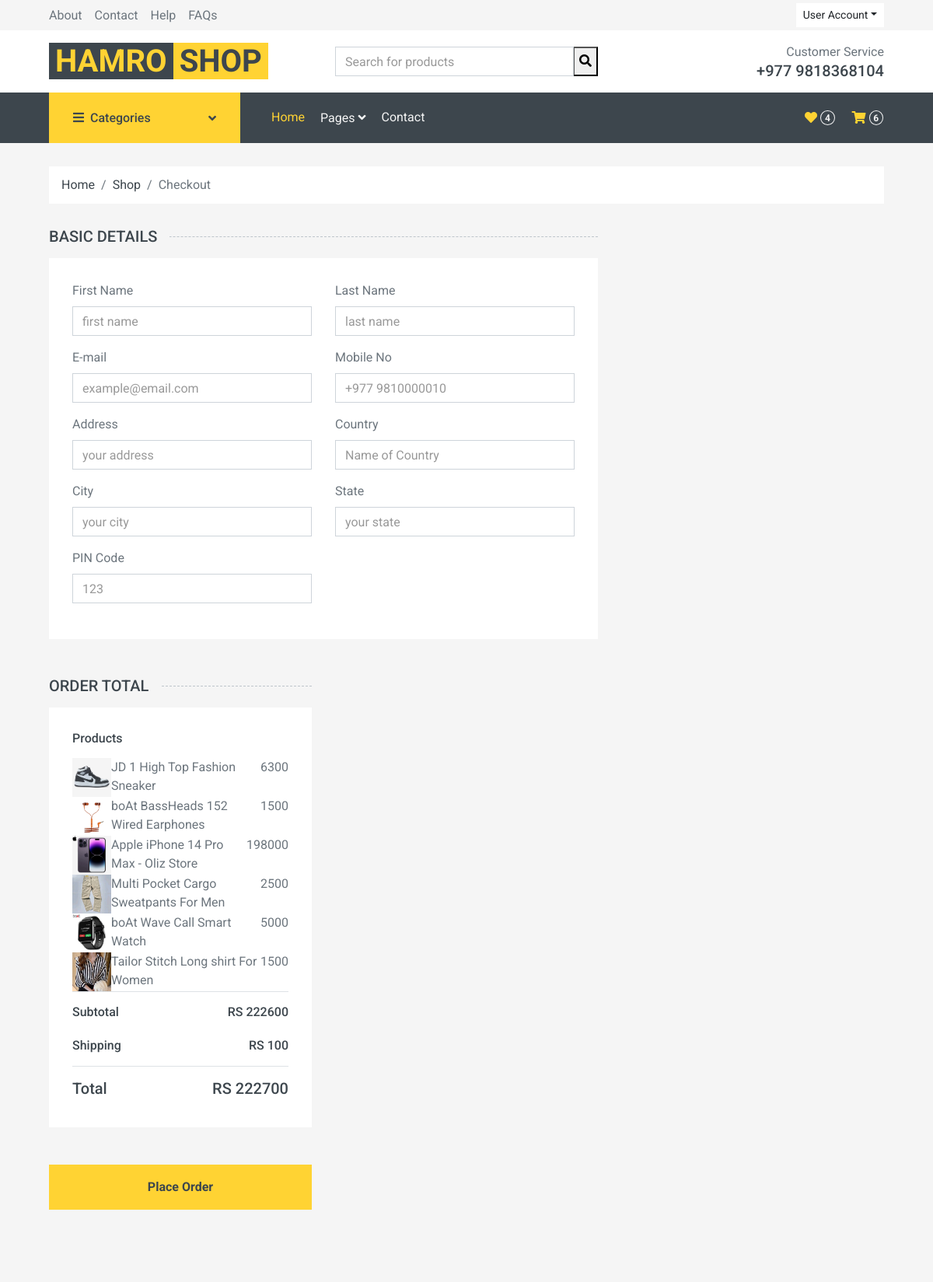
The app's page /checkout (upper part), older data.
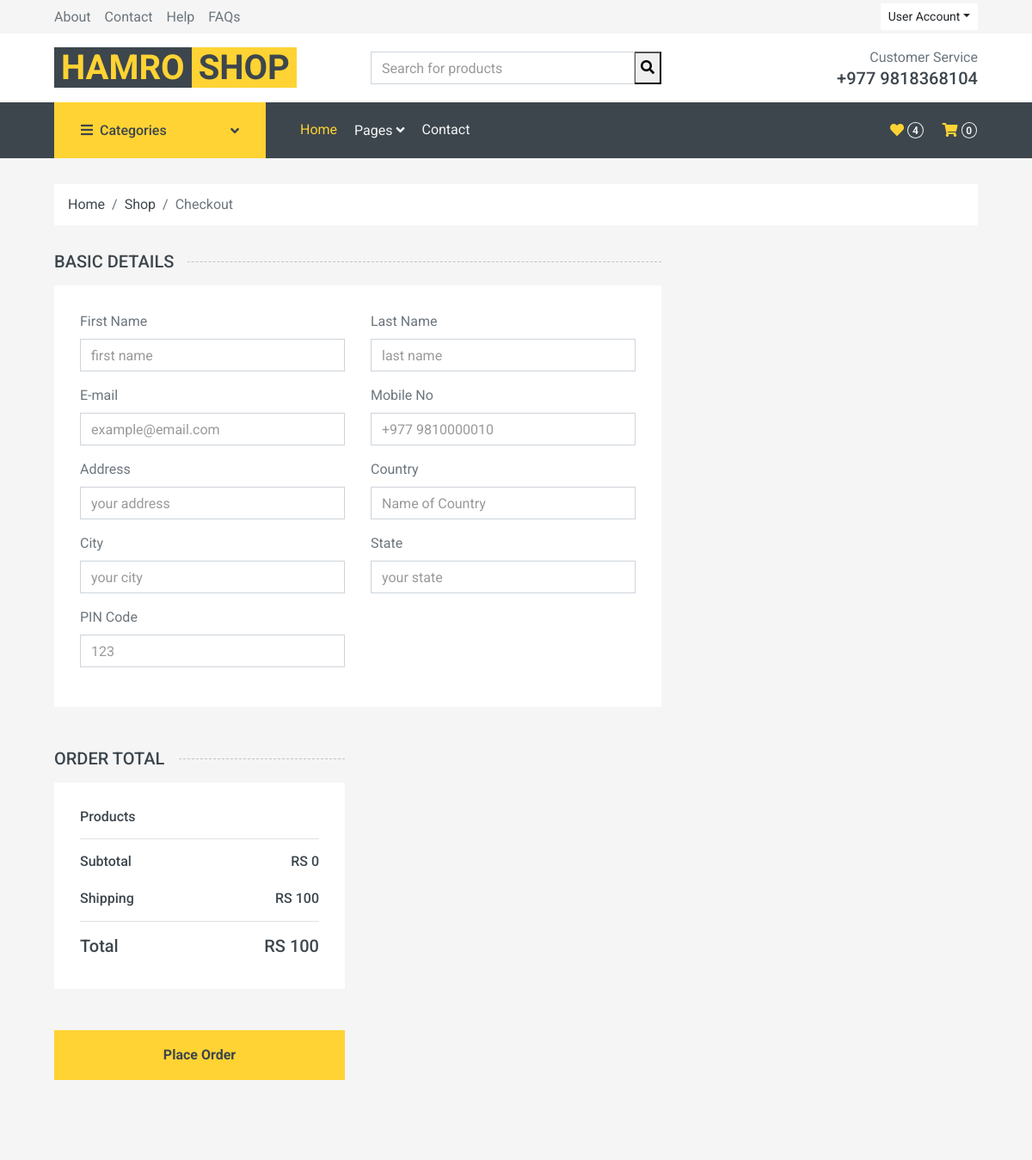
The same page, newer data.
### home/models.py (models this page shows, shortened)
class Cart(models.Model):
    username = models.CharField(max_length=200)
    quantity = models.IntegerField()
    total = models.IntegerField()
    date = models.DateTimeField(auto_now_add=True)
    checkout = models.BooleanField(default=False)
    items = models.ForeignKey(Product, on_delete=models.CASCADE)
    slug = models.CharField(max_length=100)

class Product(models.Model):
    name = models.CharField(max_length=200)
    price = models.IntegerField()
    discounted_price = models.IntegerField()
    image = models.ImageField()
    category = models.ForeignKey(Category, on_delete=models.CASCADE)
    subcategory = models.ForeignKey(Subcategory, on_delete=models.CASCADE)
    description = RichTextField()
    specification = RichTextField()
    brand = models.ForeignKey(Brand, on_delete=models.CASCADE)
    status = models.CharField(choices=STATUS, max_length=100)
    labels = models.CharField(choices=LABELS, max_length=50)
    slug = models.CharField(unique=True, max_length=200)

### home/views.py (the view, shortened to what this page needs)
# urls.py: path('checkout', CheckoutView.as_view(), name='cart'),
class CheckoutView(BaseView):
    def get(self, request):
        self.views["wish_counts"] = count_wish(request)
        self.views["cart_counts"] = count_cart(request)
        username = request.user.username
        self.views['orders'] = Cart.objects.filter(username=username)
        s = 0
        for i in self.views["orders"]:
            s = s + i.total
        self.views["sub_total"] = s
        self.views['delivery_charge'] = 100
        self.views['grand_total'] = s+100
        return render(request, 'checkout.html', self.views)

### home/views.py (called while the page is built)
def count_cart(request):
    username = request.user.username
    cart_count = Cart.objects.filter(checkout =False,username=username).count()
    return cart_count

def count_wish(request):
    username = request.user.username
    wish_count = Wishlist.objects.filter(username=username).count()
    return wish_count

### templates/checkout.html (shortened to what the changed rows need)
{% extends 'base.html' %}
{% block content %}
    <div class="container-fluid">
        <div class="row px-xl-5">
            <form method = "POST" action = "place-order">
            <div class="col-lg-4">
                <div class="bg-light p-30 mb-5">
                    <div class="border-bottom">
                        <h6 class="mb-3">Products</h6>
                        {% for order in orders %}
                        <div class="d-flex justify-content-between">
                             <img src="{{order.items.image.url}}" alt="" style="width: 50px;">{{order.items.name}}
                            <p>{{order.items.discounted_price}}</p>
                        </div>
                        {% endfor %}
                    </div>
                    <div class="border-bottom pt-3 pb-2">
                        <div class="d-flex justify-content-between mb-3">
                            <h6>Subtotal</h6>
                            <h6>RS {{sub_total}}</h6>
                        </div>
                    </div>
                    <div class="pt-2">
                        <div class="d-flex justify-content-between mt-2">
                            <h5>Total</h5>
                            <h5>RS {{grand_total}}</h5>
                        </div>
                    </div>
                </div>
            </div>
            </form>
        </div>
    </div>
  {% endblock %}

Row changes from the older to the newer data that the page shows:
removed Cart: items.image (picture), items.name "JD 1 High Top Fashion Sneaker", items.discounted_price "6300"
removed Cart: items.image (picture), items.name "boAt BassHeads 152 Wired Earphones", items.discounted_price "1500"
removed Cart: items.image (picture), items.name "Apple iPhone 14 Pro Max - Oliz Store", items.discounted_price "198000"
removed Cart: items.image (picture), items.name "Multi Pocket Cargo Sweatpants For Men", items.discounted_price "2500"
removed Cart: items.image (picture), items.name "boAt Wave Call Smart Watch", items.discounted_price "5000"
removed Cart: items.image (picture), items.name "Tailor Stitch Long shirt For Women", items.discounted_price "1500"
Text that changed along with them:
{{ cart_counts }}: "6" → "0"
{{ sub_total }}: "222600" → "0"
{{ grand_total }}: "222700" → "100"
